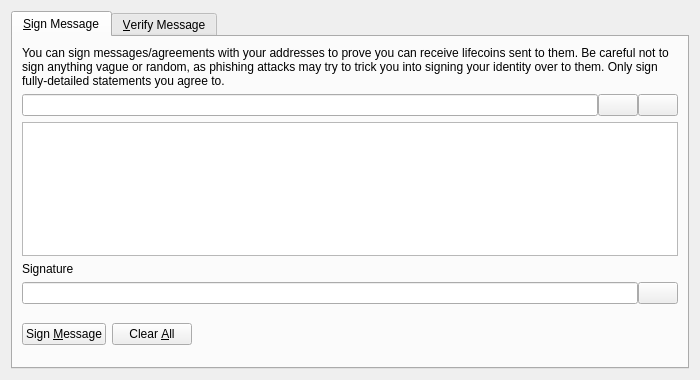
<?xml version="1.0" encoding="UTF-8"?>
<ui version="4.0">
 <class>SignVerifyMessageDialog</class>
 <widget class="QDialog" name="SignVerifyMessageDialog">
  <property name="geometry">
   <rect>
    <x>0</x>
    <y>0</y>
    <width>700</width>
    <height>380</height>
   </rect>
  </property>
  <property name="windowTitle">
   <string>Signatures - Sign / Verify a Message</string>
  </property>
  <property name="modal">
   <bool>true</bool>
  </property>
  <layout class="QVBoxLayout" name="verticalLayout">
   <item>
    <widget class="QTabWidget" name="tabWidget">
     <property name="currentIndex">
      <number>0</number>
     </property>
     <widget class="QWidget" name="tabSignMessage">
      <attribute name="title">
       <string>&amp;Sign Message</string>
      </attribute>
      <layout class="QVBoxLayout" name="verticalLayout_SM">
       <item>
        <widget class="QLabel" name="infoLabel_SM">
         <property name="text">
          <string>You can sign messages/agreements with your addresses to prove you can receive lifecoins sent to them. Be careful not to sign anything vague or random, as phishing attacks may try to trick you into signing your identity over to them. Only sign fully-detailed statements you agree to.</string>
         </property>
         <property name="textFormat">
          <enum>Qt::PlainText</enum>
         </property>
         <property name="wordWrap">
          <bool>true</bool>
         </property>
        </widget>
       </item>
       <item>
        <layout class="QHBoxLayout" name="horizontalLayout_1_SM">
         <property name="spacing">
          <number>0</number>
         </property>
         <item>
          <widget class="QValidatedLineEdit" name="addressIn_SM">
           <property name="toolTip">
            <string>The Lifecoin address to sign the message with</string>
           </property>
          </widget>
         </item>
         <item>
          <widget class="QPushButton" name="addressBookButton_SM">
           <property name="toolTip">
            <string>Choose previously used address</string>
           </property>
           <property name="text">
            <string/>
           </property>
           <property name="icon">
            <iconset resource="../bitcoin.qrc">
             <normaloff>:/icons/address-book</normaloff>:/icons/address-book</iconset>
           </property>
           <property name="shortcut">
            <string>Alt+A</string>
           </property>
           <property name="autoDefault">
            <bool>false</bool>
           </property>
          </widget>
         </item>
         <item>
          <widget class="QPushButton" name="pasteButton_SM">
           <property name="toolTip">
            <string>Paste address from clipboard</string>
           </property>
           <property name="text">
            <string/>
           </property>
           <property name="icon">
            <iconset resource="../bitcoin.qrc">
             <normaloff>:/icons/editpaste</normaloff>:/icons/editpaste</iconset>
           </property>
           <property name="shortcut">
            <string>Alt+P</string>
           </property>
           <property name="autoDefault">
            <bool>false</bool>
           </property>
          </widget>
         </item>
        </layout>
       </item>
       <item>
        <widget class="QPlainTextEdit" name="messageIn_SM">
         <property name="toolTip">
          <string>Enter the message you want to sign here</string>
         </property>
        </widget>
       </item>
       <item>
        <widget class="QLabel" name="signatureLabel_SM">
         <property name="text">
          <string>Signature</string>
         </property>
         <property name="textFormat">
          <enum>Qt::PlainText</enum>
         </property>
        </widget>
       </item>
       <item>
        <layout class="QHBoxLayout" name="horizontalLayout_2_SM">
         <property name="spacing">
          <number>0</number>
         </property>
         <item>
          <widget class="QLineEdit" name="signatureOut_SM">
           <property name="font">
            <font>
             <italic>true</italic>
            </font>
           </property>
           <property name="readOnly">
            <bool>true</bool>
           </property>
          </widget>
         </item>
         <item>
          <widget class="QPushButton" name="copySignatureButton_SM">
           <property name="toolTip">
            <string>Copy the current signature to the system clipboard</string>
           </property>
           <property name="text">
            <string/>
           </property>
           <property name="icon">
            <iconset resource="../bitcoin.qrc">
             <normaloff>:/icons/editcopy</normaloff>:/icons/editcopy</iconset>
           </property>
           <property name="autoDefault">
            <bool>false</bool>
           </property>
          </widget>
         </item>
        </layout>
       </item>
       <item>
        <layout class="QHBoxLayout" name="horizontalLayout_3_SM">
         <item>
          <widget class="QPushButton" name="signMessageButton_SM">
           <property name="toolTip">
            <string>Sign the message to prove you own this Lifecoin address</string>
           </property>
           <property name="text">
            <string>Sign &amp;Message</string>
           </property>
           <property name="icon">
            <iconset resource="../bitcoin.qrc">
             <normaloff>:/icons/edit</normaloff>:/icons/edit</iconset>
           </property>
           <property name="autoDefault">
            <bool>false</bool>
           </property>
          </widget>
         </item>
         <item>
          <widget class="QPushButton" name="clearButton_SM">
           <property name="toolTip">
            <string>Reset all sign message fields</string>
           </property>
           <property name="text">
            <string>Clear &amp;All</string>
           </property>
           <property name="icon">
            <iconset resource="../bitcoin.qrc">
             <normaloff>:/icons/remove</normaloff>:/icons/remove</iconset>
           </property>
           <property name="autoDefault">
            <bool>false</bool>
           </property>
          </widget>
         </item>
         <item>
          <spacer name="horizontalSpacer_1_SM">
           <property name="orientation">
            <enum>Qt::Horizontal</enum>
           </property>
           <property name="sizeHint" stdset="0">
            <size>
             <width>40</width>
             <height>48</height>
            </size>
           </property>
          </spacer>
         </item>
         <item>
          <widget class="QLabel" name="statusLabel_SM">
           <property name="font">
            <font>
             <weight>75</weight>
             <bold>true</bold>
            </font>
           </property>
           <property name="text">
            <string/>
           </property>
           <property name="wordWrap">
            <bool>true</bool>
           </property>
          </widget>
         </item>
         <item>
          <spacer name="horizontalSpacer_2_SM">
           <property name="orientation">
            <enum>Qt::Horizontal</enum>
           </property>
           <property name="sizeHint" stdset="0">
            <size>
             <width>40</width>
             <height>48</height>
            </size>
           </property>
          </spacer>
         </item>
        </layout>
       </item>
      </layout>
     </widget>
     <widget class="QWidget" name="tabVerifyMessage">
      <attribute name="title">
       <string>&amp;Verify Message</string>
      </attribute>
      <layout class="QVBoxLayout" name="verticalLayout_VM">
       <item>
        <widget class="QLabel" name="infoLabel_VM">
         <property name="text">
          <string>Enter the receiver's address, message (ensure you copy line breaks, spaces, tabs, etc. exactly) and signature below to verify the message. Be careful not to read more into the signature than what is in the signed message itself, to avoid being tricked by a man-in-the-middle attack. Note that this only proves the signing party receives with the address, it cannot prove sendership of any transaction!</string>
         </property>
         <property name="textFormat">
          <enum>Qt::PlainText</enum>
         </property>
         <property name="alignment">
          <set>Qt::AlignLeading|Qt::AlignLeft|Qt::AlignTop</set>
         </property>
         <property name="wordWrap">
          <bool>true</bool>
         </property>
        </widget>
       </item>
       <item>
        <layout class="QHBoxLayout" name="horizontalLayout_1_VM">
         <property name="spacing">
          <number>0</number>
         </property>
         <item>
          <widget class="QValidatedLineEdit" name="addressIn_VM">
           <property name="toolTip">
            <string>The Lifecoin address the message was signed with</string>
           </property>
          </widget>
         </item>
         <item>
          <widget class="QPushButton" name="addressBookButton_VM">
           <property name="toolTip">
            <string>Choose previously used address</string>
           </property>
           <property name="text">
            <string/>
           </property>
           <property name="icon">
            <iconset resource="../bitcoin.qrc">
             <normaloff>:/icons/address-book</normaloff>:/icons/address-book</iconset>
           </property>
           <property name="shortcut">
            <string>Alt+A</string>
           </property>
           <property name="autoDefault">
            <bool>false</bool>
           </property>
          </widget>
         </item>
        </layout>
       </item>
       <item>
        <widget class="QPlainTextEdit" name="messageIn_VM"/>
       </item>
       <item>
        <widget class="QValidatedLineEdit" name="signatureIn_VM"/>
       </item>
       <item>
        <layout class="QHBoxLayout" name="horizontalLayout_2_VM">
         <item>
          <widget class="QPushButton" name="verifyMessageButton_VM">
           <property name="toolTip">
            <string>Verify the message to ensure it was signed with the specified Lifecoin address</string>
           </property>
           <property name="text">
            <string>Verify &amp;Message</string>
           </property>
           <property name="icon">
            <iconset resource="../bitcoin.qrc">
             <normaloff>:/icons/transaction_0</normaloff>:/icons/transaction_0</iconset>
           </property>
           <property name="autoDefault">
            <bool>false</bool>
           </property>
          </widget>
         </item>
         <item>
          <widget class="QPushButton" name="clearButton_VM">
           <property name="toolTip">
            <string>Reset all verify message fields</string>
           </property>
           <property name="text">
            <string>Clear &amp;All</string>
           </property>
           <property name="icon">
            <iconset resource="../bitcoin.qrc">
             <normaloff>:/icons/remove</normaloff>:/icons/remove</iconset>
           </property>
           <property name="autoDefault">
            <bool>false</bool>
           </property>
          </widget>
         </item>
         <item>
          <spacer name="horizontalSpacer_1_VM">
           <property name="orientation">
            <enum>Qt::Horizontal</enum>
           </property>
           <property name="sizeHint" stdset="0">
            <size>
             <width>40</width>
             <height>48</height>
            </size>
           </property>
          </spacer>
         </item>
         <item>
          <widget class="QLabel" name="statusLabel_VM">
           <property name="font">
            <font>
             <weight>75</weight>
             <bold>true</bold>
            </font>
           </property>
           <property name="text">
            <string/>
           </property>
           <property name="wordWrap">
            <bool>true</bool>
           </property>
          </widget>
         </item>
         <item>
          <spacer name="horizontalSpacer_2_VM">
           <property name="orientation">
            <enum>Qt::Horizontal</enum>
           </property>
           <property name="sizeHint" stdset="0">
            <size>
             <width>40</width>
             <height>48</height>
            </size>
           </property>
          </spacer>
         </item>
        </layout>
       </item>
      </layout>
     </widget>
    </widget>
   </item>
  </layout>
 </widget>
 <customwidgets>
  <customwidget>
   <class>QValidatedLineEdit</class>
   <extends>QLineEdit</extends>
   <header>qt/qvalidatedlineedit.h</header>
  </customwidget>
 </customwidgets>
 <resources>
  <include location="../bitcoin.qrc"/>
 </resources>
 <connections/>
</ui>
